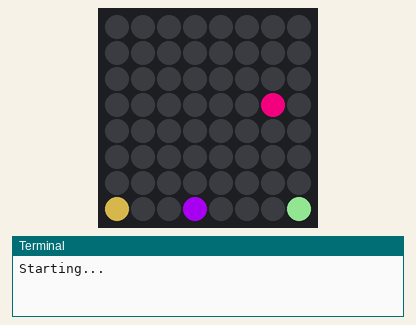
The program below on a simulated Raspberry Pi (BCM pin numbers) with a Sense HAT. Parts: the Sense HAT's 8×8 RGB LED matrix, the last lines printed to the terminal. The clock reads 2024-03-15 10:24:30 at power-on unless the program sets it; random numbers come from a fixed seed. At 10.1 s the program stops and its outputs stay as they are.

Above: at 0.07 s.
At 1.59 s:
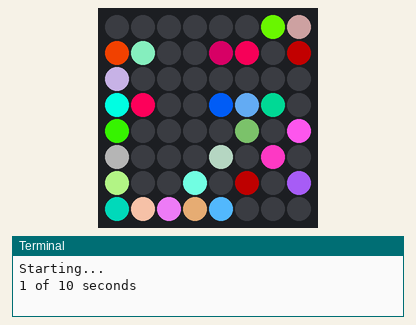
At 2.71 s:
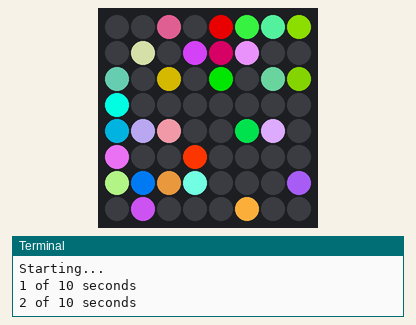
At 5.05 s:
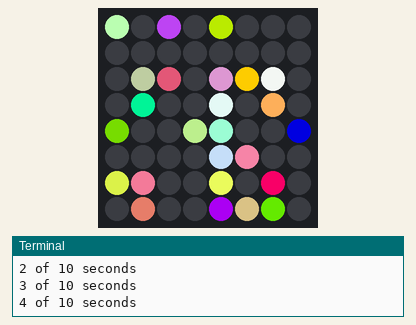
At 7.49 s:
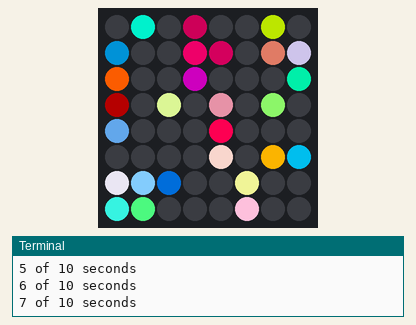
At 10.03 s:
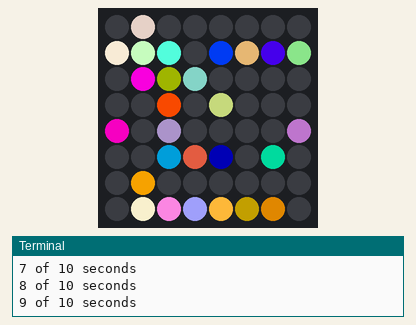

The program:

spakles.py
```python
from sense_hat import SenseHat
from random import randint
from time import sleep
import datetime

sense = SenseHat()
sense.clear()

color_group = 4
black_group = 6
delay = 0.1
runtime_seconds = 10
start = datetime.datetime.today()

def set_color():
  x = randint(0,7)
  y = randint(0,7)
  r = randint(0,255)
  g = randint(0,255)
  b = randint(0,255)
  sense.set_pixel(x, y, r, g, b)

def blackout():
  x = randint(0,7)
  y = randint(0,7)
  sense.set_pixel(x, y, 0, 0, 0)

def group_loop():
  j = 0
  k = 0
  while j <= black_group:
    blackout()
    j += 1
  while k <= color_group:
    set_color()
    k += 1

def main_loop():
  i = 0
  elapsed = 0
  while elapsed < runtime_seconds:
    group_loop()
    sleep(delay)
    i += 1
    now = datetime.datetime.today()
    new_elapsed = int((now - start).total_seconds())
    if int(elapsed) < int(new_elapsed):
      elapsed = new_elapsed
      print(elapsed,"of",runtime_seconds,"seconds")

print("Starting...")
main_loop()
sense.clear()
print("Finished.")
```
